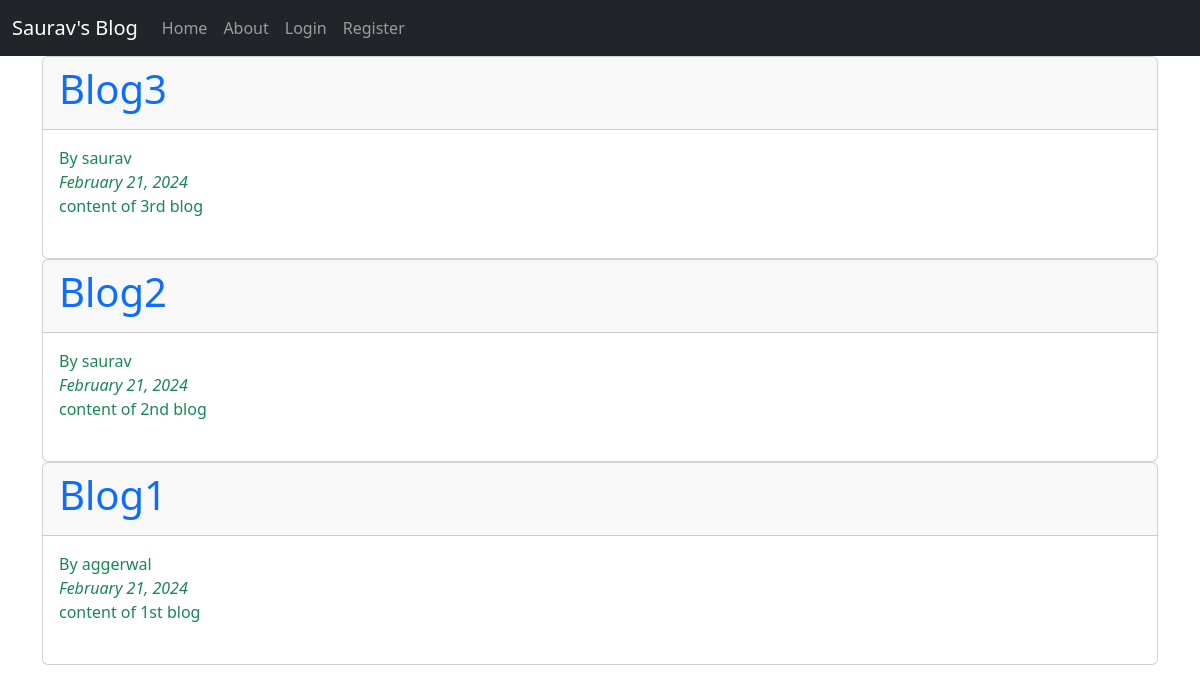
The page / on the database its author committed.
### blog/models.py (models this page shows, shortened)
class Post(models.Model):
    title = models.CharField(max_length = 100)
    content = models.TextField()
    date_posted = models.DateTimeField(default=timezone.now)
    author = models.ForeignKey(User, on_delete=models.CASCADE)

### blog/views.py (the view)
# urls.py: path('', views.home, name="blog-home"),
def home(request):
    context = {
        'posts' : Post.objects.all()
    }
    return render(request, 'blog/home.html', context)

### blog/templates/blog/home.html (shortened to what this page needs)
{% extends "blog/base.html" %}
{% block content %}
{% for post in posts %}
<div class="card">
    <div class="card-header text-primary">
        <h1>{{post.title}}</h1>
    </div>
    <div class="card-body text-success">
        By {{post.author}} <br>
        <i>{{ post.date_posted|date:"F d, Y" }}</i> <br>
        {{post.content}}
        <br><br>
    </div>
</div>
{% endfor %}
{% endblock %}

### blog/templates/blog/base.html (shortened to what this page needs)
<!DOCTYPE html>
<html lang="en">
<head>
    <link href="https://cdn.jsdelivr.net/npm/bootstrap@5.3.3/dist/css/bootstrap.min.css" rel="stylesheet"
>
</head>
<body>
    <header class="site-header">
        <nav class="navbar navbar-expand-lg bg-dark navbar-dark">
            <div class="container-fluid">
                <a class="navbar-brand" href="#">Saurav's Blog</a>
                <div class="collapse navbar-collapse" id="navbarNavAltMarkup">
                    <div class="navbar-nav mr-auto">
                        <a class="nav-item nav-link" aria-current="page" href="{% url 'blog-home' %}">Home</a>
                        <a class="nav-item nav-link" href="{% url 'blog-about' %}">About</a>
                    </div>
                    <div class="navbar-nav">
                        <a class="nav-item nav-link" href="#">Login</a>
                        <a class="nav-item nav-link" href="{% url 'register' %}">Register</a>
                    </div>
                </div>
            </div>
        </nav>
    </header>
    <main role="main" class="container">
        {% block content%}{% endblock %}
    </main>
</body>
</html>

### rows shown on the page
Post: title "Blog3", author "saurav", date_posted "February 21, 2024", content "content of 3rd blog"
Post: title "Blog2", author "saurav", date_posted "February 21, 2024", content "content of 2nd blog"
Post: title "Blog1", author "aggerwal", date_posted "February 21, 2024", content "content of 1st blog"
